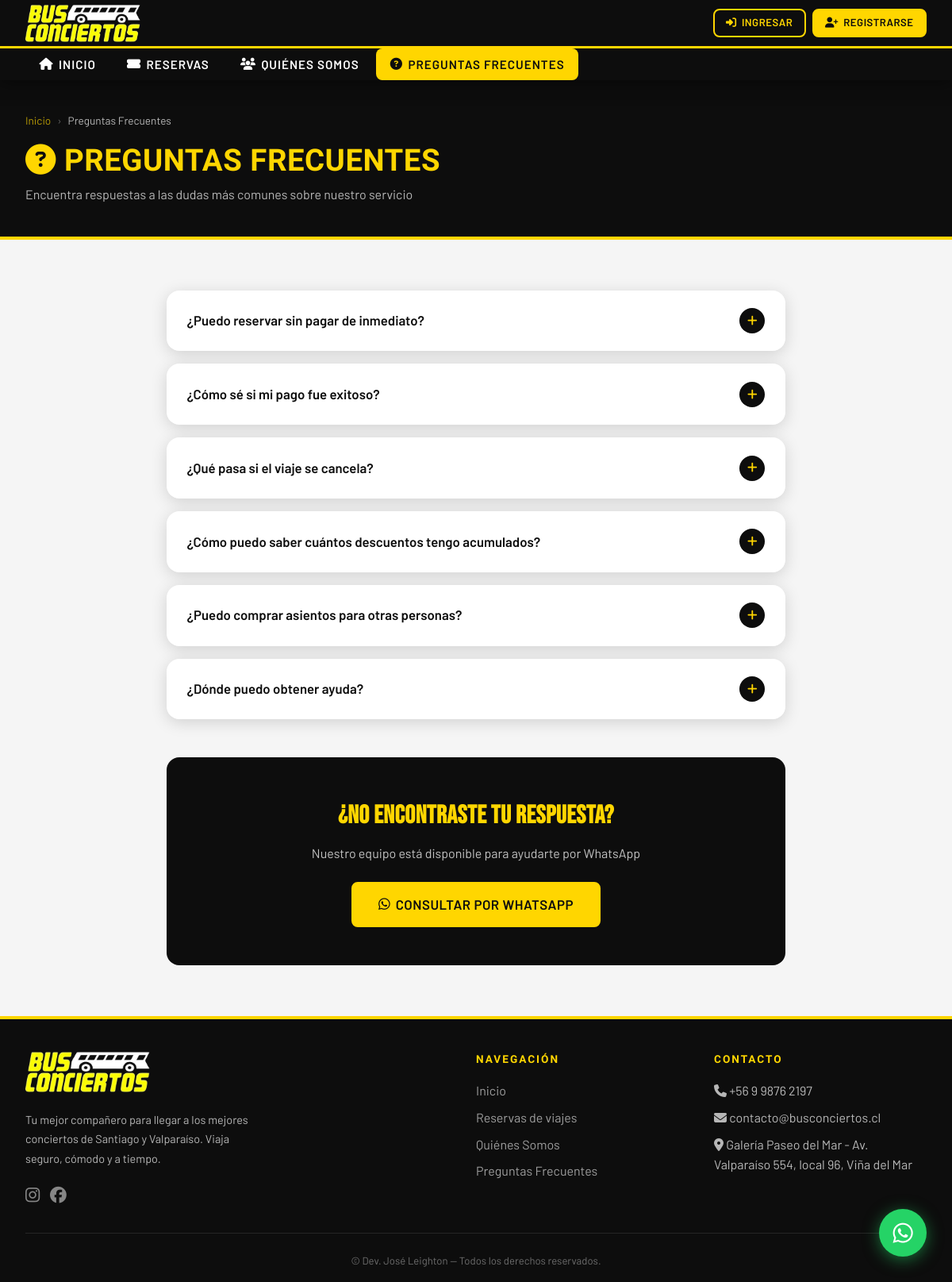
The app's page /preguntas-frecuentes/ with its own data.
### core/models.py (models this page shows, shortened)
class PreguntaFrecuente(models.Model):
    pregunta = models.CharField(max_length=300, verbose_name='Pregunta')
    respuesta = models.TextField(verbose_name='Respuesta')
    orden = models.PositiveIntegerField(default=0, verbose_name='Orden')
    activo = models.BooleanField(default=True, verbose_name='Activo')
    class Meta:
        verbose_name = 'Pregunta Frecuente'
        verbose_name_plural = 'Preguntas Frecuentes'
        ordering = ['orden']

### core/views.py (the view)
# urls.py: path('preguntas-frecuentes/', views.preguntas_frecuentes, name='preguntas_frecuentes'),
def preguntas_frecuentes(request):
    preguntas = PreguntaFrecuente.objects.filter(activo=True)
    return render(request, 'core/preguntas_frecuentes.html', {'preguntas': preguntas})

### core/templates/core/preguntas_frecuentes.html (shortened to what this page needs)
{% extends 'base.html' %}
{% block content %}
<div class="page-header faq-hero-anim">
  <div class="container">
    <div class="breadcrumb"><a href="/">Inicio</a><span>›</span> Preguntas Frecuentes</div>
    <h1><i class="fa fa-question-circle"></i> Preguntas Frecuentes</h1>
    <p>Encuentra respuestas a las dudas más comunes sobre nuestro servicio</p>
  </div>
</div>
<section class="seccion">
  <div style="max-width:780px; margin:0 auto;">
    {% if preguntas %}
    <div style="display:flex; flex-direction:column; gap:1rem;">
      {% for p in preguntas %}
      <div class="faq-item">
        <button class="faq-trigger" data-faq="{{ forloop.counter }}">
          <span class="faq-trigger-text">{{ p.pregunta }}</span>
          <span class="faq-icon"><i class="fa fa-plus"></i></span>
        </button>
      </div>
      {% endfor %}
    </div>
    {% else %}
    <div style="text-align:center; padding:3rem 0; color:var(--gris-medio);">
      <i class="fa fa-info-circle" style="font-size:3rem; margin-bottom:1rem; display:block;"></i>
      No hay preguntas disponibles por el momento.
    </div>
    {% endif %}
    <div class="faq-cta">
      <h3>¿No encontraste tu respuesta?</h3>
      <p>Nuestro equipo está disponible para ayudarte por WhatsApp</p>
      <a href="https://wa.me/56998762197?text=Hola,%20tengo%20una%20consulta%20sobre%20Bus%20Conciertos"
         target="_blank" rel="noopener" class="btn btn-primary btn-lg">
        <i class="fab fa-whatsapp"></i> Consultar por WhatsApp
      </a>
    </div>
  </div>
</section>
{% endblock %}

### static/css/main.css (style rules this page uses)
:root { --amarillo: #FFD600; --amarillo-hover: #FFC200; --amarillo-light: #FFF9C4; --negro: #0D0D0D; --negro-suave: #1A1A1A; --gris-oscuro: #2C2C2C; --gris-medio: #555; --gris-claro: #F5F5F5; --blanco: #FFFFFF; --exito: #28A745; --peligro: #DC3545; --info: #17A2B8; --sombra: 0 4px 20px rgba(0,0,0,0.15); --sombra-fuerte: 0 8px 40px rgba(0,0,0,0.3); --radio: 8px; --radio-lg: 16px; }
* { scrollbar-width: thin; scrollbar-color: var(--amarillo) var(--gris-oscuro); }
*, *::before, *::after { box-sizing: border-box; margin: 0; padding: 0; }
body { font-family: 'Barlow', sans-serif; background: var(--gris-claro); color: var(--negro); line-height: 1.6; min-height: 100vh; display: flex; flex-direction: column; }
h1, h2, h3, h4, h5 { font-family: 'Barlow Condensed', sans-serif; font-weight: 700; letter-spacing: 0.5px; }
a { text-decoration: none; color: inherit; }
.btn { display: inline-flex; align-items: center; gap: 0.4rem; padding: 0.55rem 1.4rem; border-radius: var(--radio); font-weight: 600; font-size: 0.9rem; cursor: pointer; border: 2px solid transparent; transition: all 0.22s; text-transform: uppercase; letter-spacing: 0.5px; }
.btn-primary { background: var(--amarillo); color: var(--negro); border-color: var(--amarillo); }
.btn-lg { padding: 0.8rem 2rem; font-size: 1.05rem; }
.seccion { padding: 4rem 2rem; max-width: 1600px; margin: 0 auto; }
.page-header { background: var(--negro); color: var(--blanco); padding: 2.5rem 2rem; border-bottom: 4px solid var(--amarillo); }
.page-header .container { max-width: 1200px; margin: 0 auto; }
.page-header h1 { font-size: 2.4rem; color: var(--amarillo); text-transform: uppercase; }
.page-header p { color: rgba(255,255,255,0.7); }
.breadcrumb { display: flex; align-items: center; gap: 0.5rem; font-size: 0.85rem; margin-bottom: 0.5rem; opacity: 0.7; }
.breadcrumb a { color: var(--amarillo); }
.breadcrumb span { color: rgba(255,255,255,0.5); }

### core/templates/core/preguntas_frecuentes.html (style rules this page uses)
.faq-hero-anim { animation: faq-fadeUp 0.7s ease both; }
.faq-item { background: var(--blanco); border-radius: var(--radio-lg); box-shadow: var(--sombra); overflow: hidden; opacity: 0; transform: translateY(20px); animation: faq-fadeUp 0.5s ease forwards; }
.faq-item:nth-child(1) { animation-delay: 0.15s; }
.faq-item:nth-child(2) { animation-delay: 0.25s; }
.faq-item:nth-child(3) { animation-delay: 0.35s; }
.faq-item:nth-child(4) { animation-delay: 0.45s; }
.faq-item:nth-child(5) { animation-delay: 0.55s; }
.faq-item:nth-child(6) { animation-delay: 0.65s; }
.faq-trigger { width: 100%; background: none; border: none; padding: 1.4rem 1.6rem; display: flex; align-items: center; justify-content: space-between; gap: 1rem; cursor: pointer; text-align: left; transition: background 0.2s; }
.faq-trigger-text { font-family: 'Barlow', sans-serif; font-weight: 600; font-size: 1.05rem; color: var(--negro); line-height: 1.4; }
.faq-icon { flex-shrink: 0; width: 32px; height: 32px; border-radius: 50%; background: var(--negro); color: var(--amarillo); display: flex; align-items: center; justify-content: center; font-size: 0.9rem; transition: transform 0.3s, background 0.2s; }
.faq-cta { background: var(--negro); border-radius: var(--radio-lg); padding: 3rem 2rem; text-align: center; margin-top: 3rem; animation: faq-fadeUp 0.6s ease both; animation-delay: 0.8s; opacity: 0; }
.faq-cta h3 { font-family:'Bebas Neue'; font-size:2rem; color:var(--amarillo); margin-bottom:0.5rem; }
.faq-cta p { color:rgba(255,255,255,0.75); margin-bottom:1.5rem; }

### records on screen
PreguntaFrecuente: pregunta "¿Puedo reservar sin pagar de inmediato?"
PreguntaFrecuente: pregunta "¿Cómo sé si mi pago fue exitoso?"
PreguntaFrecuente: pregunta "¿Qué pasa si el viaje se cancela?"
PreguntaFrecuente: pregunta "¿Cómo puedo saber cuántos descuentos tengo acumulados?"
PreguntaFrecuente: pregunta "¿Puedo comprar asientos para otras personas?"
PreguntaFrecuente: pregunta "¿Dónde puedo obtener ayuda?"
